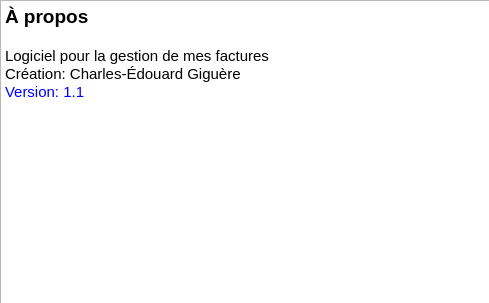
<?xml version="1.0" encoding="UTF-8"?>
<ui version="4.0">
 <class>Dialog</class>
 <widget class="QDialog" name="Dialog">
  <property name="geometry">
   <rect>
    <x>0</x>
    <y>0</y>
    <width>489</width>
    <height>303</height>
   </rect>
  </property>
  <property name="windowTitle">
   <string>Dialog</string>
  </property>
  <widget class="QTextBrowser" name="textBrowser">
   <property name="geometry">
    <rect>
     <x>0</x>
     <y>0</y>
     <width>491</width>
     <height>311</height>
    </rect>
   </property>
   <property name="html">
    <string>&lt;!DOCTYPE HTML PUBLIC &quot;-//W3C//DTD HTML 4.0//EN&quot; &quot;http://www.w3.org/TR/REC-html40/strict.dtd&quot;&gt;
&lt;html&gt;&lt;head&gt;&lt;meta name=&quot;qrichtext&quot; content=&quot;1&quot; /&gt;&lt;style type=&quot;text/css&quot;&gt;
p, li { white-space: pre-wrap; }
&lt;/style&gt;&lt;/head&gt;&lt;body style=&quot; font-family:'MS Shell Dlg 2'; font-size:7.8pt; font-weight:400; font-style:normal;&quot;&gt;
&lt;p style=&quot; margin-top:0px; margin-bottom:0px; margin-left:0px; margin-right:0px; -qt-block-indent:0; text-indent:0px;&quot;&gt;&lt;span style=&quot; font-family:'MS Shell Dlg 2'; font-size:14pt; font-weight:600;&quot;&gt;À propos&lt;/span&gt;&lt;/p&gt;
&lt;p style=&quot;-qt-paragraph-type:empty; margin-top:0px; margin-bottom:0px; margin-left:0px; margin-right:0px; -qt-block-indent:0; text-indent:0px; font-family:'MS Shell Dlg 2'; font-size:12pt; font-weight:600;&quot;&gt;&lt;br /&gt;&lt;/p&gt;
&lt;p style=&quot; margin-top:0px; margin-bottom:0px; margin-left:0px; margin-right:0px; -qt-block-indent:0; text-indent:0px;&quot;&gt;&lt;span style=&quot; font-family:'MS Shell Dlg 2'; font-size:11pt;&quot;&gt;Logiciel pour la gestion de mes factures&lt;/span&gt;&lt;/p&gt;
&lt;p style=&quot; margin-top:0px; margin-bottom:0px; margin-left:0px; margin-right:0px; -qt-block-indent:0; text-indent:0px;&quot;&gt;&lt;span style=&quot; font-family:'MS Shell Dlg 2'; font-size:11pt;&quot;&gt;Création: Charles-Édouard Giguère&lt;/span&gt;&lt;/p&gt;
&lt;p style=&quot; margin-top:0px; margin-bottom:0px; margin-left:0px; margin-right:0px; -qt-block-indent:0; text-indent:0px;&quot;&gt;&lt;span style=&quot; font-family:'MS Shell Dlg 2'; font-size:11pt; color:#0000ff;&quot;&gt;Version: 1.1&lt;/span&gt;&lt;/p&gt;&lt;/body&gt;&lt;/html&gt;</string>
   </property>
  </widget>
 </widget>
 <resources/>
 <connections/>
</ui>
